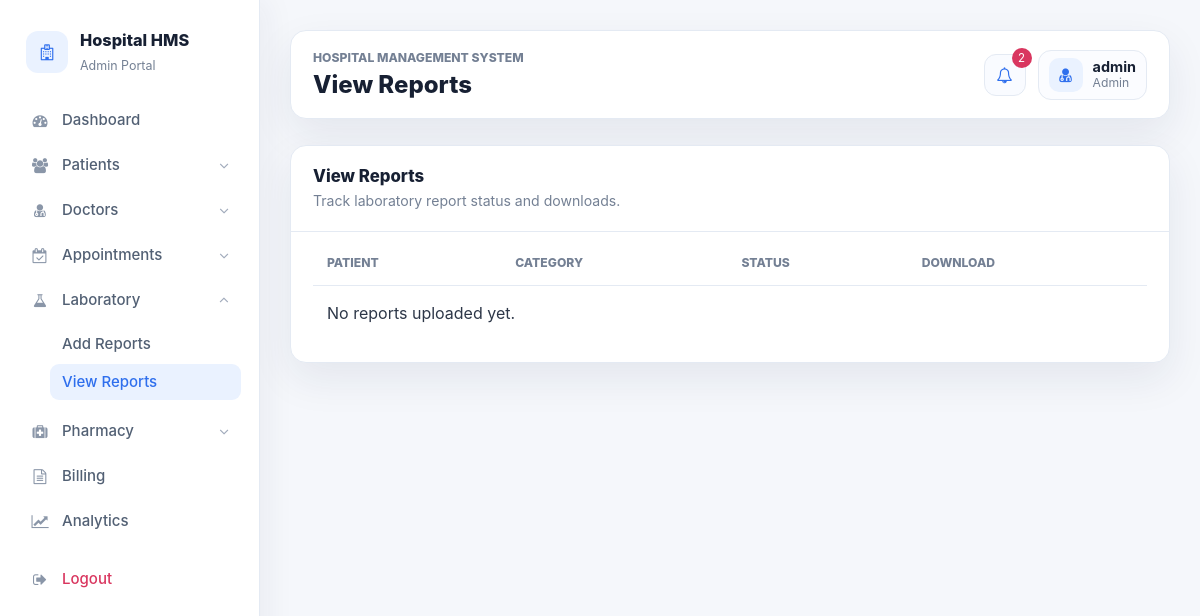
/view_reports (signed in), run on an earlier commit of the app's database.
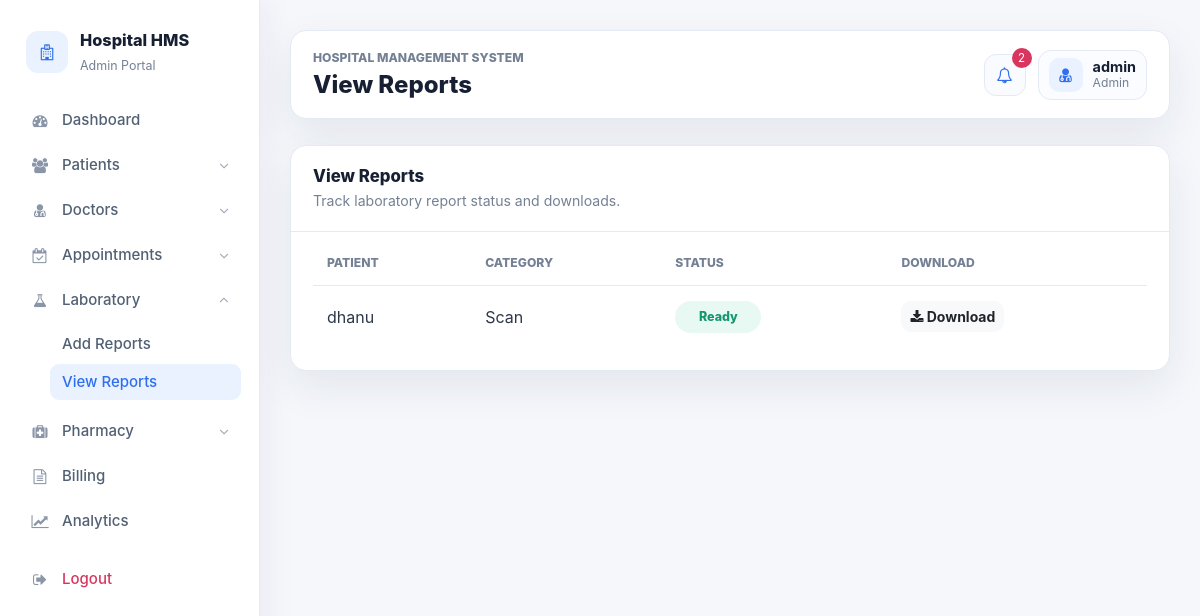
And on a later commit of the database.
### hospitals/models.py (models this page shows, shortened)
class LabReport(models.Model):
    REPORT_CHOICES = (
        ("Blood Test", "Blood Test"),
        ("Scan", "Scan"),
        ("X-Ray", "X-Ray"),
        ("Urine Test", "Urine Test"),
        ("Other", "Other"),
    )
    STATUS_CHOICES = (
        ("Ready", "Ready"),
        ("Processing", "Processing"),
    )
    patient = models.ForeignKey(Patient, on_delete=models.CASCADE)
    category = models.CharField(max_length=50, choices=REPORT_CHOICES)
    title = models.CharField(max_length=100)
    report_file = models.FileField(upload_to="reports/")
    remarks = models.TextField(blank=True, default="")
    status = models.CharField(max_length=20, choices=STATUS_CHOICES, default="Ready")
    created_at = models.DateTimeField(auto_now_add=True)

class Patient(models.Model):
    BLOOD_GROUP_CHOICES = (
        ("A+", "A+"),
        ("A-", "A-"),
        ("B+", "B+"),
        ("B-", "B-"),
        ("AB+", "AB+"),
        ("AB-", "AB-"),
        ("O+", "O+"),
        ("O-", "O-"),
    )
    WARD_CHOICES = (
        ("General Ward", "General Ward"),
        ("ICU", "ICU"),
        ("Emergency", "Emergency"),
        ("Pediatrics", "Pediatrics"),
        ("Maternity", "Maternity"),
        ("Private Room", "Private Room"),
    )
    name = models.CharField(max_length=50)
    patient_id = models.CharField(max_length=20, blank=True, default="")
    age = models.PositiveIntegerField(null=True, blank=True)
    gender = models.CharField(max_length=10)
    mobile = models.IntegerField(null=True)
    blood_group = models.CharField(max_length=5, choices=BLOOD_GROUP_CHOICES, blank=True, default="")
    disease = models.CharField(max_length=100, blank=True, default="")
    admission_date = models.DateField(null=True, blank=True)
    address = models.CharField(max_length=50)
    ward = models.CharField(max_length=50, choices=WARD_CHOICES, null=True, blank=True)

### hospitals/views.py (the view)
# urls.py: path('view_reports', view_reports, name='view_reports'),
def view_reports(request):
    redirect_response = require_dashboard_access(request)
    if redirect_response:
        return redirect_response
    return render(request, 'module_page.html', module_context(request, 'View Reports', 'Track laboratory report status and downloads.', 'view_reports'))

### hospitals/views.py (called while the page is built)
def selected_role(request):
    role = request.session.get("user_role")
    if not role and request.user.is_authenticated and request.user.is_staff:
        role = "admin"
        request.session["user_role"] = role
    return role

def is_dashboard_user(request):
    return request.user.is_authenticated and selected_role(request) in ALL_ROLES

def require_dashboard_access(request):
    if not is_dashboard_user(request):
        return redirect("login")
    return None

### hospitals/templates/module_page.html (shortened to what this page needs)
{% extends "admin_nav.html" %}
{% block content %}
<section class="module-card full">
  <div class="module-header">
    <div>
      <h2>{{ title }}</h2>
      <p>{{ subtitle }}</p>
    </div>
  </div>
  <div class="module-body">
    {% if module_type == "add_report" %}
    <form class="erp-form" method="post" enctype="multipart/form-data">
      {% csrf_token %}
      <select name="patient" required>
        <option value="">Select patient</option>
        {% for patient in patients %}<option value="{{ patient.id }}">{{ patient.name }}</option>{% endfor %}
      </select>
      <select name="category" required>
        <option>Blood Test</option>
        <option>Scan</option>
        <option>X-Ray</option>
        <option>Urine Test</option>
        <option>Other</option>
      </select>
      <input type="text" name="title" placeholder="Report title" required>
      <input type="file" name="report_file" required>
      <textarea class="span-2" name="remarks" rows="4" placeholder="Clinical remarks"></textarea>
      <button class="btn btn-primary span-2" type="submit">Save Report</button>
    </form>
    {% elif module_type == "view_reports" %}
    <div class="table-responsive">
      <table class="erp-table">
        <thead><tr><th>Patient</th><th>Category</th><th>Status</th><th>Download</th></tr></thead>
        <tbody>
          {% for report in lab_report_rows %}
          <tr data-search-row>
            <td>{{ report.patient.name }}</td>
            <td>{{ report.category }}</td>
            <td><span class="status-badge status-{{ report.status|lower }}">{{ report.status }}</span></td>
            <td><a class="btn btn-light btn-sm" href="{% url 'download_report' report.id %}"><i class="fa fa-download"></i> Download</a></td>
          </tr>
          {% empty %}
          <tr><td colspan="4">No reports uploaded yet.</td></tr>
          {% endfor %}
        </tbody>
      </table>
    </div>
    {% endif %}
  </div>
</section>
{% endblock %}

What changed in the data, as far as the page shows it:
added LabReport: patient.name "dhanu", category "Scan", status "Ready"
Also different on the page:
text no longer shown: "No reports uploaded yet."
